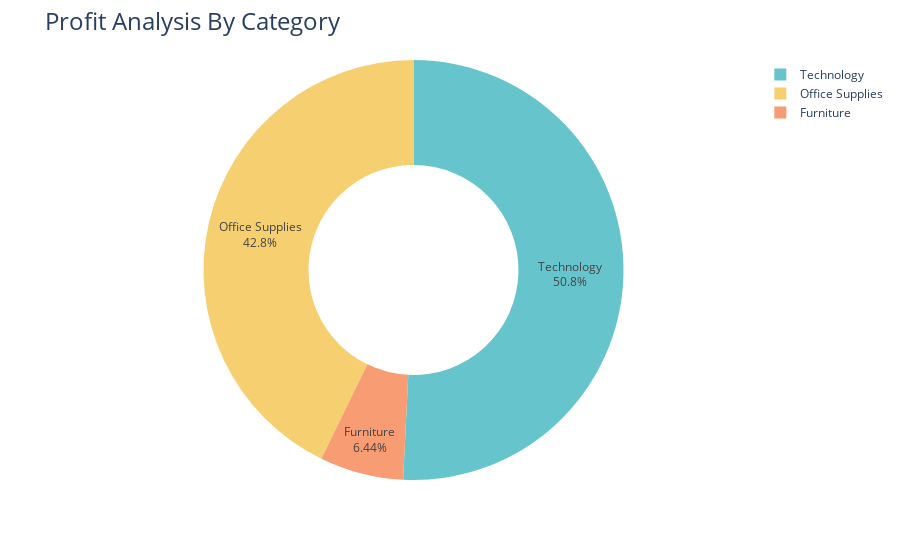

Write notebook code for a chart like this one.
### Code cell
fig=px.pie(profit_by_category,values='Profit',names='Category',hole=0.5,color_discrete_sequence=px.colors.qualitative.Pastel)
fig.update_traces(textposition='inside',textinfo='percent+label')
fig.update_layout(title_text='Profit Analysis By Category',title_font=dict(size=24))
fig.show()

### Figure 1 — Plotly figure (JSON) as saved in the notebook; plotly's stock layout.template omitted (floating-point values rounded to 4 significant figures)
{"data": [{"domain": {"x": [0, 1], "y": [0, 1]}, "hole": 0.5, "hovertemplate": "Category=%{label}<br>Profit=%{value}<extra></extra>", "labels": ["Furniture", "Office Supplies", "Technology"], "legendgroup": "", "name": "", "showlegend": true, "textinfo": "percent+label", "textposition": "inside", "type": "pie", "values": [18450.0, 122500.0, 145500.0]}], "layout": {"autosize": true, "legend": {"tracegroupgap": 0}, "margin": {"t": 60}, "piecolorway": ["rgb(102, 197, 204)", "rgb(246, 207, 113)", "rgb(248, 156, 116)", "rgb(220, 176, 242)", "rgb(135, 197, 95)", "rgb(158, 185, 243)", "rgb(254, 136, 177)", "rgb(201, 219, 116)", "rgb(139, 224, 164)", "rgb(180, 151, 231)", "rgb(179, 179, 179)"], "title": {"font": {"size": 24}, "text": "Profit Analysis By Category"}}}
